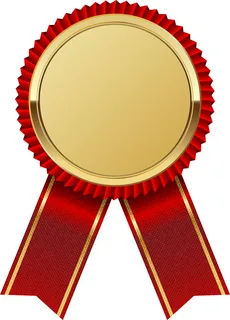
#> input picture i.webp, 230 x 320 px
$ python prepare_app_icon.py
#> lines starting #> are read from the running program, lines starting #| are printed output that depends on the picture
#> in main, raw is the input picture: PIL image 230x320 RGB; mean R, G, B 212.1, 161.5, 135.3
#!/usr/bin/env python3
"""i.webp / i.png -> client/resources/app_icon.ico + app_icon.png (без белого фона)."""
from __future__ import annotations

import sys
from pathlib import Path

ROOT = Path(__file__).resolve().parents[1]
SRC_CANDIDATES = [
    ROOT / "i.webp",
    ROOT / "i.png",
    ROOT / "i.jpg",
    ROOT / "app_icon.png",
    ROOT / "602067b9c2da5dbd679f777a47f45df8.jpg",
]
OUT_DIR = ROOT / "client" / "resources"
OUT_ICO = OUT_DIR / "app_icon.ico"
OUT_PNG = OUT_DIR / "app_icon.png"
SIZES = (16, 24, 32, 48, 64, 128, 256)


def _is_background_pixel(r: int, g: int, b: int, *, white_min: int, max_channel_diff: int) -> bool:
    """Почти белый нейтральный пиксель (не золотой/красный блик)."""
    if r < white_min or g < white_min or b < white_min:
        return False
    return max(r, g, b) - min(r, g, b) <= max_channel_diff


def _remove_white_background(img, *, white_min: int = 245, max_channel_diff: int = 20, soft: int = 10):
    """Убирает только фон, связанный с краями изображения (flood fill)."""
#> called with white_min = 245, max_channel_diff = 20, soft = 10
    from collections import deque

    rgba = img.convert("RGBA")
    px = rgba.load()
    w, h = rgba.size
#> w = 230; h = 320
    bg = [[False] * w for _ in range(h)]
    queue: deque[tuple[int, int]] = deque()

    def try_seed(x: int, y: int) -> None:
        if x < 0 or x >= w or y < 0 or y >= h or bg[y][x]:
            return
        r, g, b, a = px[x, y]
        if a == 0 or _is_background_pixel(r, g, b, white_min=white_min, max_channel_diff=max_channel_diff):
            bg[y][x] = True
            queue.append((x, y))

    for x in range(w):
        try_seed(x, 0)
        try_seed(x, h - 1)
#> this loop made 230 passes
    for y in range(h):
        try_seed(0, y)
        try_seed(w - 1, y)

    while queue:
        x, y = queue.popleft()
        for nx, ny in ((x - 1, y), (x + 1, y), (x, y - 1), (x, y + 1)):
            try_seed(nx, ny)

    for y in range(h):
        for x in range(w):
            if not bg[y][x]:
                continue
            r, g, b, _a = px[x, y]
            px[x, y] = (r, g, b, 0)

    # мягкий край только у пикселей, соседних с удалённым фоном
    for y in range(h):
        for x in range(w):
            if bg[y][x]:
                continue
            r, g, b, a = px[x, y]
            if a == 0:
                continue
            neighbors_bg = any(
                0 <= nx < w and 0 <= ny < h and bg[ny][nx]
                for nx, ny in ((x - 1, y), (x + 1, y), (x, y - 1), (x, y + 1))
            )
            if not neighbors_bg:
                continue
            brightness = max(r, g, b)
            if brightness >= white_min - soft and max(r, g, b) - min(r, g, b) <= max_channel_diff + 8:
                fade = max(0, min(255, int((white_min - brightness + soft) * 255 / soft)))
                px[x, y] = (r, g, b, min(a, fade))
    return rgba


def main() -> int:
    src = next((p for p in SRC_CANDIDATES if p.is_file()), None)
    if src is None:
        print("Иконка не найдена. Положите i.webp или i.png в корень проекта.")
        return 1

    try:
        from PIL import Image
    except ImportError:
        print("Установите: pip install Pillow")
        return 1

    OUT_DIR.mkdir(parents=True, exist_ok=True)
    raw = Image.open(src)
    img = _remove_white_background(raw)
    master = img.resize((256, 256), Image.Resampling.LANCZOS)
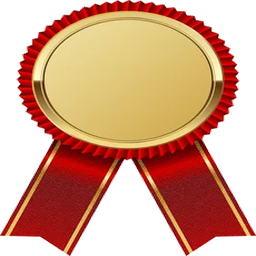
#> master: PIL image 256x256 RGBA; mean R, G, B, A 129.1, 77.6, 51.5, 165; transparent parts drawn white
    master.save(OUT_PNG, format="PNG")
    icons = [master.resize((s, s), Image.Resampling.LANCZOS) for s in SIZES]
    icons[0].save(OUT_ICO, format="ICO", sizes=[(s, s) for s in SIZES], append_images=icons[1:])
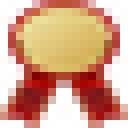
#> saved as app_icon.ico: PIL image 16x16 RGBA (shown 8 times larger); mean R, G, B, A 168.5, 93.1, 65, 164.8; transparent parts drawn white
    print(f"OK: {OUT_ICO}")
    print(f"OK: {OUT_PNG}  (из {src.name}, белый фон убран)")
    return 0


if __name__ == "__main__":
    raise SystemExit(main())
#> (the program exits here)
